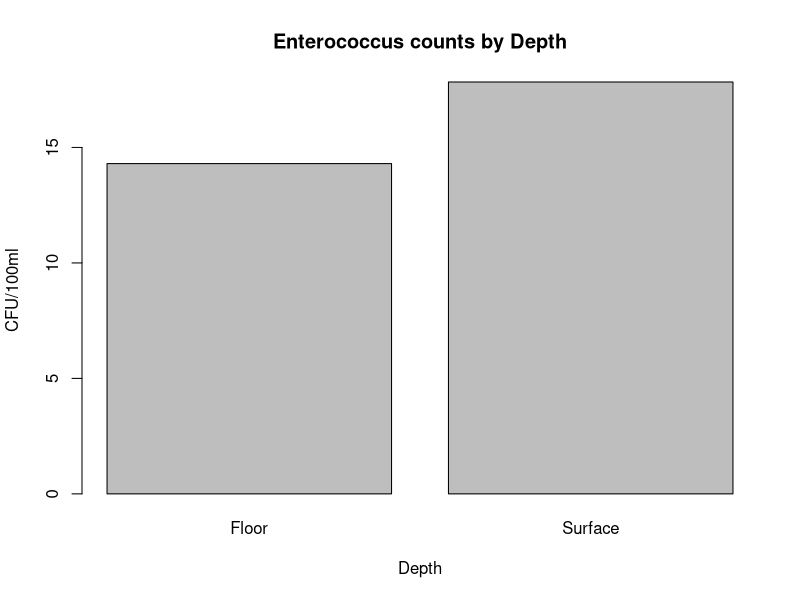
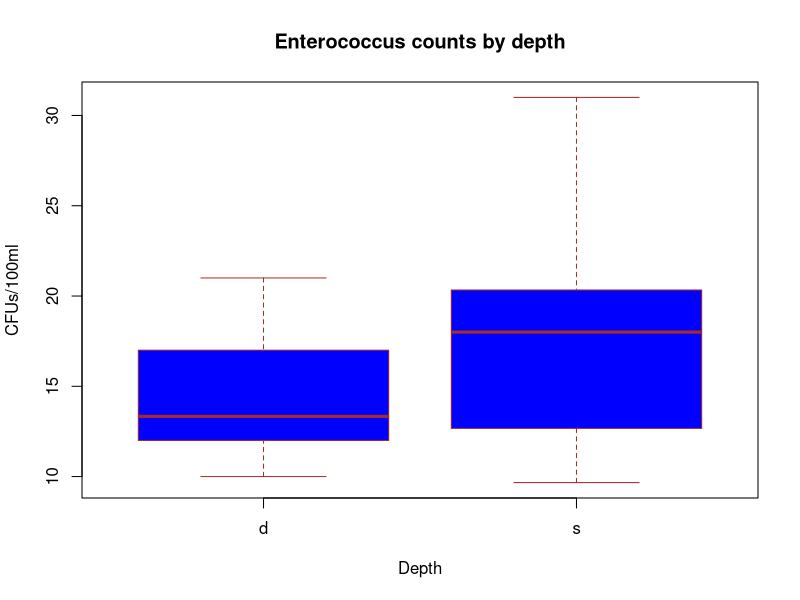

Here is the R script that generated these plots, in order:
# Corinne Klohmann 
# cak268@uw.edu

# clear workspace
rm(list = ls())

# read in the data 
data <- read.csv("Vertical Sampling - Sheet1.csv")

# create bar chart \
library(tidyverse)
count <- data %>%
  group_by(shallow.deep) %>%
  summarize(CFUs = mean(avgent), #Fv.Fm is the column with the data in it
            sd = sd(avgent))
name <- c("Floor", "Surface")
barplot(count$CFUs, main="Enterococcus counts by Depth",
        xlab="Depth", ylab = "CFU/100ml", names.arg = name)

#create seperate vectors
shallow <- data$avgent[which(data$shallow.deep == "s")]
deep <- data$avgent[which(data$shallow.deep == "d")]
# run stats
test <- t.test(shallow, deep)
# p-value = .11

# boxplot 
# box plot with eelgrass, control, and ribbon \
boxplot(avgent~shallow.deep,
        data=data,
        main="Enterococcus counts by depth",
        xlab="Depth",
        ylab="CFUs/100ml",
        col="blue",
        border="brown"
)

